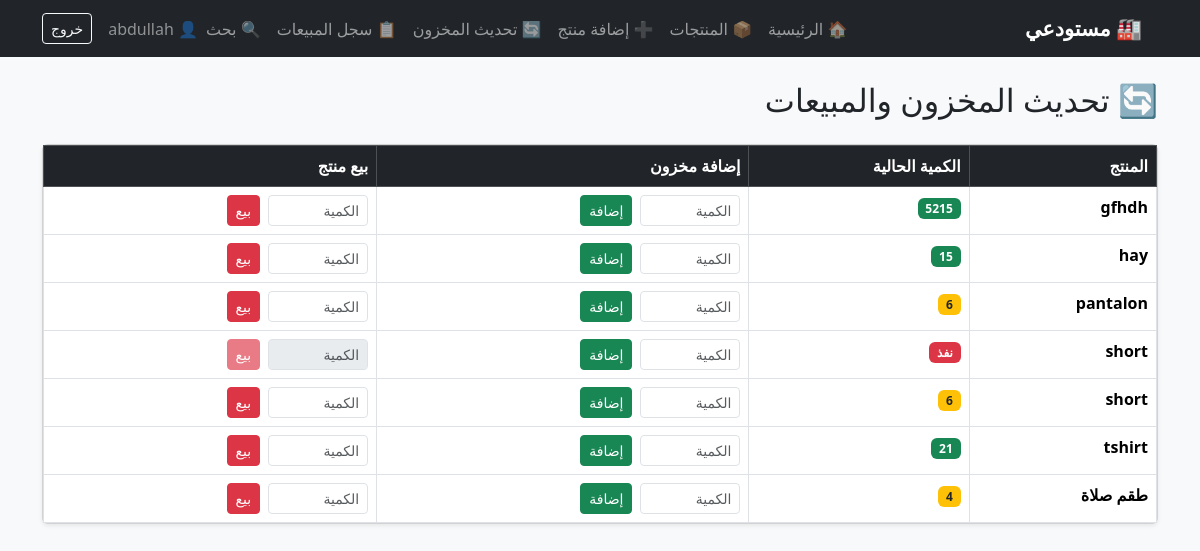
The app's page /add_new_stock (signed in) with its own data.
### tables this page shows
CREATE TABLE products(
    id INTEGER PRIMARY KEY AUTOINCREMENT,
    productname TEXT NOT NULL,
    quantity INTEGER NOT NULL,
    price REAL NOT NULL
);

### app.py (the view)
@app.route("/add_new_stock")
@login_required
def show_add_stock():
    products = show_products()
    return render_template("update-product.html", products=products)

### app.py (called while the page is built)
def login_required(f):
    @wraps(f)
    def decorated_function(*args, **kwargs):
        if "user_id" not in session:
            flash("يجب تسجيل الدخول أولاً", "warning")
            return redirect(url_for("login"))
        return f(*args, **kwargs)
    return decorated_function

### inventory.py (called while the page is built)
def show_products():
    conn = sqlite3.connect("inventory.db")
    conn.row_factory = sqlite3.Row
    cursor = conn.cursor()
    cursor.execute("SELECT * FROM products ORDER BY productname")
    products = cursor.fetchall()
    conn.close()
    return products

### templates/update-product.html (shortened to what this page needs)
{% extends "layout.html" %}
{% block body %}
<h2 class="mb-4">🔄 تحديث المخزون والمبيعات</h2>
<div class="card shadow-sm">
    <table class="table table-bordered table-hover mb-0">
        <thead class="table-dark">
            <tr>
                <th>المنتج</th>
                <th>الكمية الحالية</th>
                <th>إضافة مخزون</th>
                <th>بيع منتج</th>
            </tr>
        </thead>
        <tbody>
            {% for product in products %}
            <tr>
                <td><strong>{{ product.productname }}</strong></td>
                <td>
                    {% if product.quantity == 0 %}
                        <span class="badge bg-danger">نفذ</span>
                    {% elif product.quantity < 10 %}
                        <span class="badge bg-warning text-dark">{{ product.quantity }}</span>
                    {% else %}
                        <span class="badge bg-success">{{ product.quantity }}</span>
                    {% endif %}
                </td>
                <td>
                    <form action="/add_new_stock/{{ product.id }}" method="POST" class="d-flex gap-2">
                        <input type="number" name="quantity" class="form-control form-control-sm"
                               placeholder="الكمية" min="1" required style="width:100px">
                        <button type="submit" class="btn btn-success btn-sm">إضافة</button>
                    </form>
                </td>
                <td>
                    <form action="/sell_product/{{ product.id }}" method="POST" class="d-flex gap-2">
                        <input type="number" name="amount" class="form-control form-control-sm"
                               placeholder="الكمية" min="1" max="{{ product.quantity }}"
                               {% if product.quantity == 0 %}disabled{% endif %} required style="width:100px">
                        <button type="submit" class="btn btn-danger btn-sm"
                                {% if product.quantity == 0 %}disabled{% endif %}>بيع</button>
                    </form>
                </td>
            </tr>
            {% endfor %}
        </tbody>
    </table>
</div>
{% endblock %}

### templates/layout.html (style rules this page uses)
body { font-family: 'Segoe UI', Tahoma, Geneva, Verdana, sans-serif; }

### records on screen
products: productname "gfhdh", quantity "5215"
products: productname "hay", quantity "15"
products: productname "pantalon", quantity "6"
products: productname "short", shows "نفذ"
products: productname "short", quantity "6"
products: productname "tshirt", quantity "21"
products: productname "طقم صلاة", quantity "4"

### other values on screen
{{ session.username }} "abdullah"
